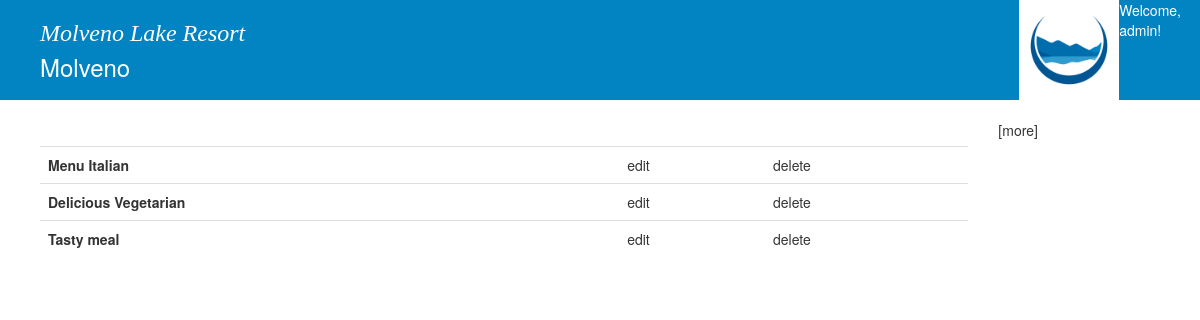
/restaurant/menu/, run on the app's committed database.
### restaurant/models.py (models this page shows, shortened)
class Menu(models.Model):
    name = models.CharField(max_length=128)
    menu_items = models.ManyToManyField(MenuItem)
    def _get_suggested_selling_price(self):
        r = 0
        for item in self.menu_items.all():
            r += item.suggested_selling_price
        return round(Decimal(r), 2)
    suggested_selling_price = property(_get_suggested_selling_price)

### restaurant/views.py (the view)
# urls.py: path('restaurant/menu/', views.MenuChangeView.as_view(), name="menu-change-view"),
class MenuChangeView(TemplateView):
    template_name = "restaurant/menu-change.html"
    menu_table = Menu.objects.all()
    def get_context_data(self, **kwargs):
        context = super().get_context_data(**kwargs)
        context['table'] = self.menu_table
        return context

### restaurant/templates/restaurant/menu-change.html (shortened to what this page needs)
{% extends 'restaurant/base.html' %}
{% block header-text-left %}
Molveno
{% endblock %}
{% block header-text-right %}
Welcome, admin!
{% endblock %}
{% block content-left %}
<table class="table">
  <caption> {{table_title}} </caption>
  <tbody>
    {% for m in table %}
    <tr class="d-flex">
      <th scope="row">{{ m.name }}</th>
      <td>
        edit
      </td>
      <td>
        delete
      </td>
    </tr>
    {% endfor %}
  </tbody>
</table>
{% endblock %}
{% block content-right %}
[more]<br />
{% endblock %}

### restaurant/static/restaurant/style/base.css (style rules this page uses)
td { padding-left: 20px; vertical-align: center; }

### data on the page
Menu: name "Menu Italian"
Menu: name "Delicious Vegetarian"
Menu: name "Tasty meal"
